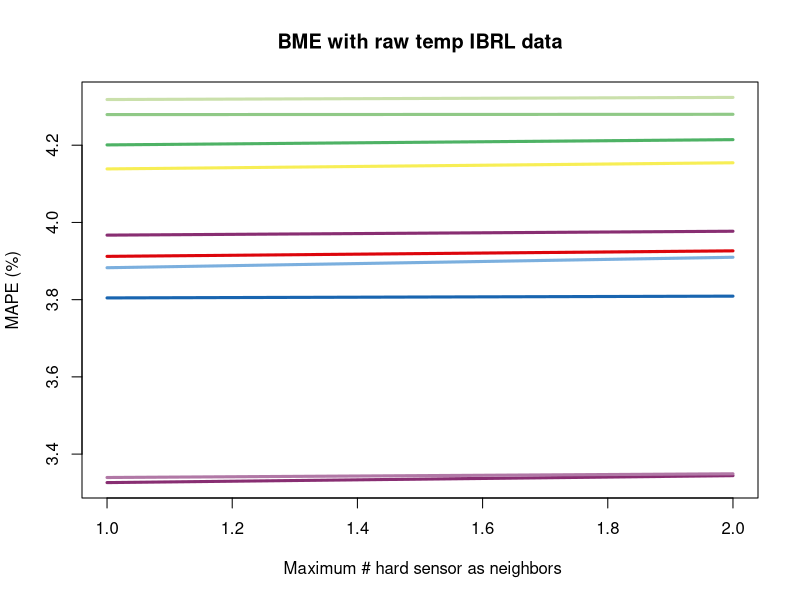
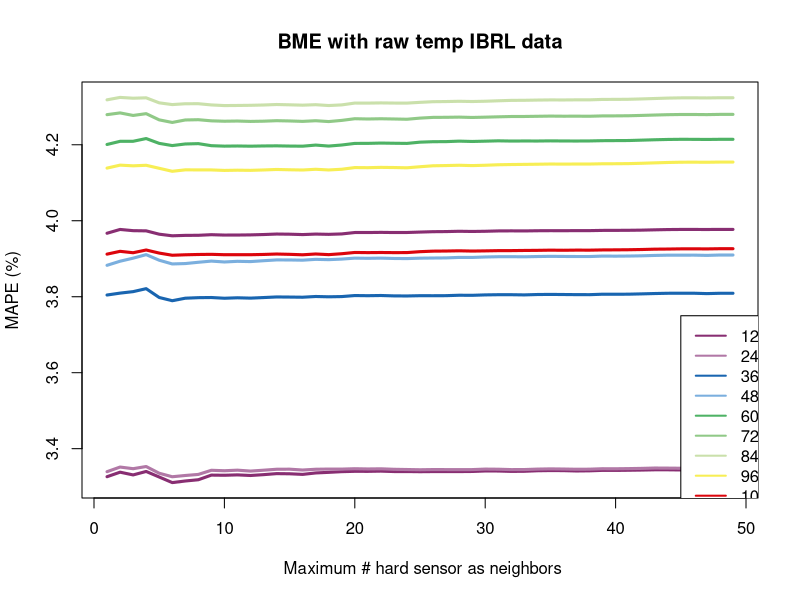

These figures' R source, in order:
df <- read.table("fig4MAPE.csv", sep=",", head=F)

## op1 
tol14rainbow=c("#882E72", "#B178A6", "#1965B0", "#7BAFDE", "#4EB265", "#90C987", "#CAE0AB", "#F7EE55", "#DC050C")

matplot(t(df[c(1,49)]), type="l", lwd = 3, ylab = "MAPE (%)"
        , xlab =" Maximum # hard sensor as neighbors", main="BME with raw temp IBRL data",col = tol14rainbow, lty=1)
legend(x=45, y = 3.75,  legend = seq(120,1200,120), lty=c(1,1), lwd=c(2,2), col = tol14rainbow)
text("# obs", x=45, y = 3.75)

dev.off()
svg(filename="fig4MAPE.svg", width = 12, height = 8, pointsize = 12)
matplot(t(df), type="l", lwd = 3, ylab = "MAPE (%)"
        , xlab =" Maximum # hard sensor as neighbors", main="BME with raw temp IBRL data",col = tol14rainbow, lty=1)
legend(x=45, y = 3.75,  legend = seq(120,1200,120), lty=c(1,1), lwd=c(2,2), col = tol14rainbow)

dev.off()

## op2